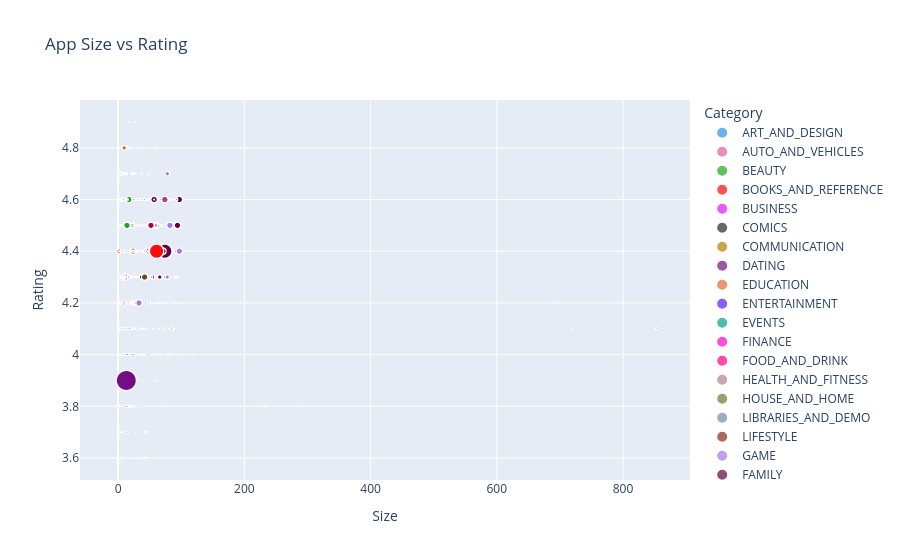

This figure's notebook cell:
### Code cell
data = apps.merge(reviews,on="App",how="left")

task5 = data[(data['Rating']>3.5) &
             (data['Reviews']>500) &
             (data['Installs']>50000) &
             (data['Sentiment_Subjectivity']>0.5)]

fig5 = px.scatter(task5,
                  x="Size",
                  y="Rating",
                  size="Installs",
                  color="Category",
                  hover_name="App",
                  color_discrete_sequence=px.colors.qualitative.Dark24,
                  title="App Size vs Rating")

fig5.write_html("charts/task5.html")
fig5.show()
